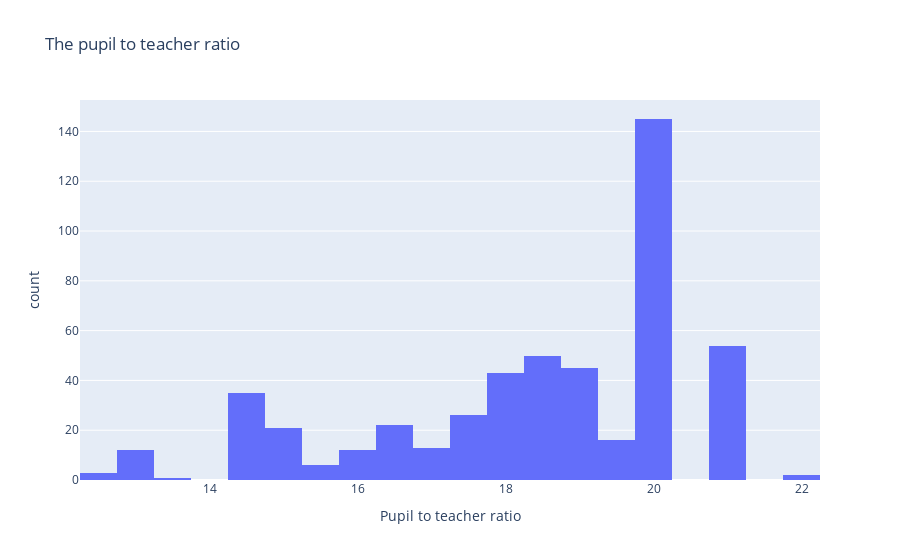

Source (notebook cell):
### Markdown cell above
from the above plot we can see that there is a strong positive correlation between them.

### Code cell
px.histogram(boston_df, x='PTRATIO', labels={'PTRATIO': 'Pupil to teacher ratio'},
             title='The pupil to teacher ratio')

### Figure 1 — Plotly figure (JSON) as saved in the notebook; plotly's stock layout.template omitted (floating-point values rounded to 4 significant figures; data arrays with more than 128 entries replaced by an {"elided": "..."} marker saying what was removed)
{"data": [{"alignmentgroup": "True", "bingroup": "x", "hovertemplate": "Pupil to teacher ratio=%{x}<br>count=%{y}<extra></extra>", "legendgroup": "", "marker": {"color": "#636efa"}, "name": "", "offsetgroup": "", "orientation": "v", "showlegend": false, "type": "histogram", "x": {"elided": "506 float values"}, "xaxis": "x", "yaxis": "y"}], "layout": {"barmode": "relative", "legend": {"tracegroupgap": 0}, "title": {"text": "The pupil to teacher ratio"}, "xaxis": {"anchor": "y", "domain": [0, 1], "title": {"text": "Pupil to teacher ratio"}}, "yaxis": {"anchor": "x", "domain": [0, 1], "title": {"text": "count"}}}}
